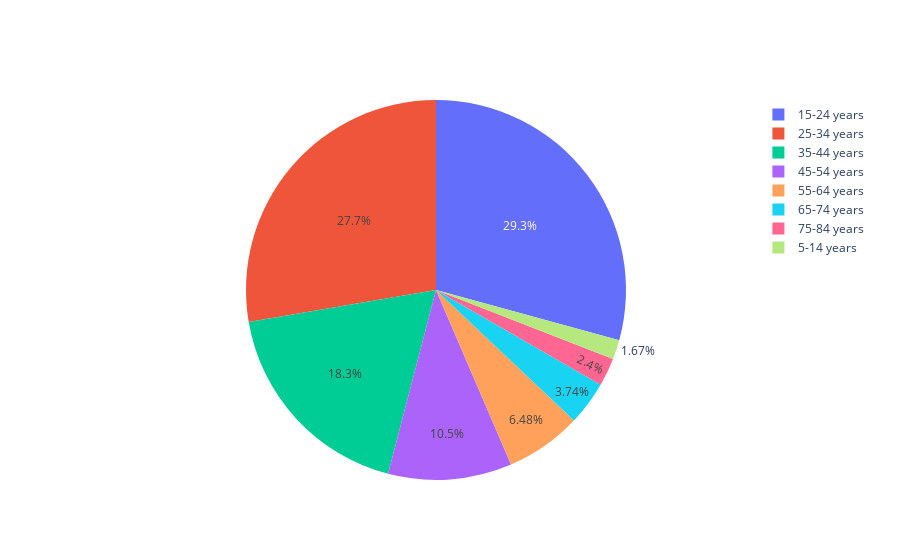

Write notebook code for a chart like this one.
### Code cell
fig = go.Figure()
fig.add_trace(go.Pie(labels=age_guns["Ten-Year Age Groups"], values=age_guns["Rate"], name="Guns"))

### Figure 1 — Plotly figure (JSON) as saved in the notebook; plotly's stock layout.template omitted (floating-point values rounded to 4 significant figures)
{"data": [{"labels": ["5-14 years", "15-24 years", "25-34 years", "35-44 years", "45-54 years", "55-64 years", "65-74 years", "75-84 years"], "name": "Guns", "type": "pie", "values": [0.7, 12.29, 11.64, 7.672, 4.422, 2.722, 1.573, 1.01]}], "layout": {}}
